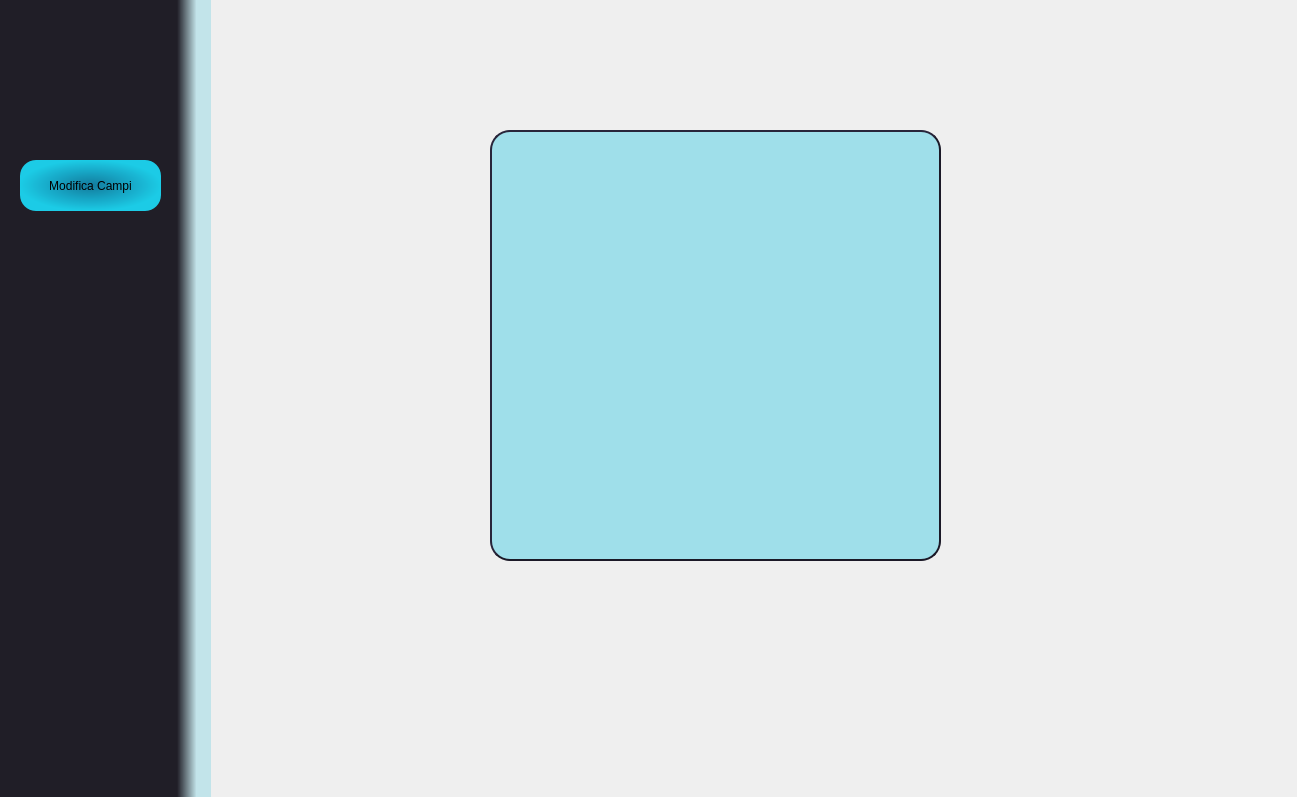
<?xml version="1.0" encoding="UTF-8"?>
<ui version="4.0">
 <class>MainWindow</class>
 <widget class="QMainWindow" name="MainWindow">
  <property name="geometry">
   <rect>
    <x>0</x>
    <y>0</y>
    <width>1297</width>
    <height>797</height>
   </rect>
  </property>
  <property name="windowTitle">
   <string>MainWindow</string>
  </property>
  <widget class="QWidget" name="centralwidget">
   <widget class="QFrame" name="menuFrame">
    <property name="geometry">
     <rect>
      <x>0</x>
      <y>0</y>
      <width>211</width>
      <height>801</height>
     </rect>
    </property>
    <property name="styleSheet">
     <string notr="true">border:none;
background-color:qlineargradient(spread:pad, x1:0.83936, y1:0, x2:1, y2:0, stop:0 rgba(32, 30, 39, 255), stop:0.571429 rgba(0, 178, 210, 48));
</string>
    </property>
    <property name="frameShape">
     <enum>QFrame::StyledPanel</enum>
    </property>
    <property name="frameShadow">
     <enum>QFrame::Raised</enum>
    </property>
    <widget class="QLabel" name="logoImage">
     <property name="geometry">
      <rect>
       <x>50</x>
       <y>20</y>
       <width>91</width>
       <height>81</height>
      </rect>
     </property>
     <property name="styleSheet">
      <string notr="true">background-color:transparent;</string>
     </property>
     <property name="text">
      <string/>
     </property>
     <property name="textFormat">
      <enum>Qt::RichText</enum>
     </property>
     <property name="pixmap">
      <pixmap>../img/Babelib.icns</pixmap>
     </property>
     <property name="scaledContents">
      <bool>true</bool>
     </property>
    </widget>
    <widget class="QPushButton" name="returnButton">
     <property name="geometry">
      <rect>
       <x>0</x>
       <y>710</y>
       <width>181</width>
       <height>91</height>
      </rect>
     </property>
     <property name="styleSheet">
      <string notr="true">background-color:transparent;</string>
     </property>
     <property name="text">
      <string/>
     </property>
     <property name="icon">
      <iconset>
       <normaloff>../img/go back.png</normaloff>../img/go back.png</iconset>
     </property>
     <property name="iconSize">
      <size>
       <width>40</width>
       <height>40</height>
      </size>
     </property>
    </widget>
    <widget class="QPushButton" name="button">
     <property name="geometry">
      <rect>
       <x>20</x>
       <y>160</y>
       <width>141</width>
       <height>51</height>
      </rect>
     </property>
     <property name="styleSheet">
      <string notr="true">border-radius:16px;
background-color:qradialgradient(spread:pad, cx:0.499926, cy:0.5, radius:0.5, fx:0.5, fy:0.5, stop:0 rgba(18, 125, 160, 249), stop:1 rgba(27, 213, 241, 241));</string>
     </property>
     <property name="text">
      <string>Modifica Campi</string>
     </property>
     <property name="icon">
      <iconset>
       <normaloff>../img/edit.png</normaloff>../img/edit.png</iconset>
     </property>
     <property name="iconSize">
      <size>
       <width>30</width>
       <height>30</height>
      </size>
     </property>
    </widget>
   </widget>
   <widget class="QLabel" name="background">
    <property name="geometry">
     <rect>
      <x>0</x>
      <y>0</y>
      <width>1321</width>
      <height>801</height>
     </rect>
    </property>
    <property name="text">
     <string/>
    </property>
    <property name="textFormat">
     <enum>Qt::RichText</enum>
    </property>
    <property name="pixmap">
     <pixmap>../img/background_blur.jpg</pixmap>
    </property>
    <property name="scaledContents">
     <bool>true</bool>
    </property>
   </widget>
   <widget class="QFrame" name="mainFrame">
    <property name="geometry">
     <rect>
      <x>490</x>
      <y>130</y>
      <width>451</width>
      <height>431</height>
     </rect>
    </property>
    <property name="minimumSize">
     <size>
      <width>0</width>
      <height>1</height>
     </size>
    </property>
    <property name="styleSheet">
     <string notr="true">border-radius: 20px;
border-style: outset;
border-width: 2px;
border-color:rgb(27,25,39);
background-color:rgba(0, 192, 225, 85)</string>
    </property>
    <property name="frameShape">
     <enum>QFrame::StyledPanel</enum>
    </property>
    <property name="frameShadow">
     <enum>QFrame::Raised</enum>
    </property>
   </widget>
   <zorder>background</zorder>
   <zorder>menuFrame</zorder>
   <zorder>mainFrame</zorder>
  </widget>
 </widget>
 <resources/>
 <connections/>
</ui>
